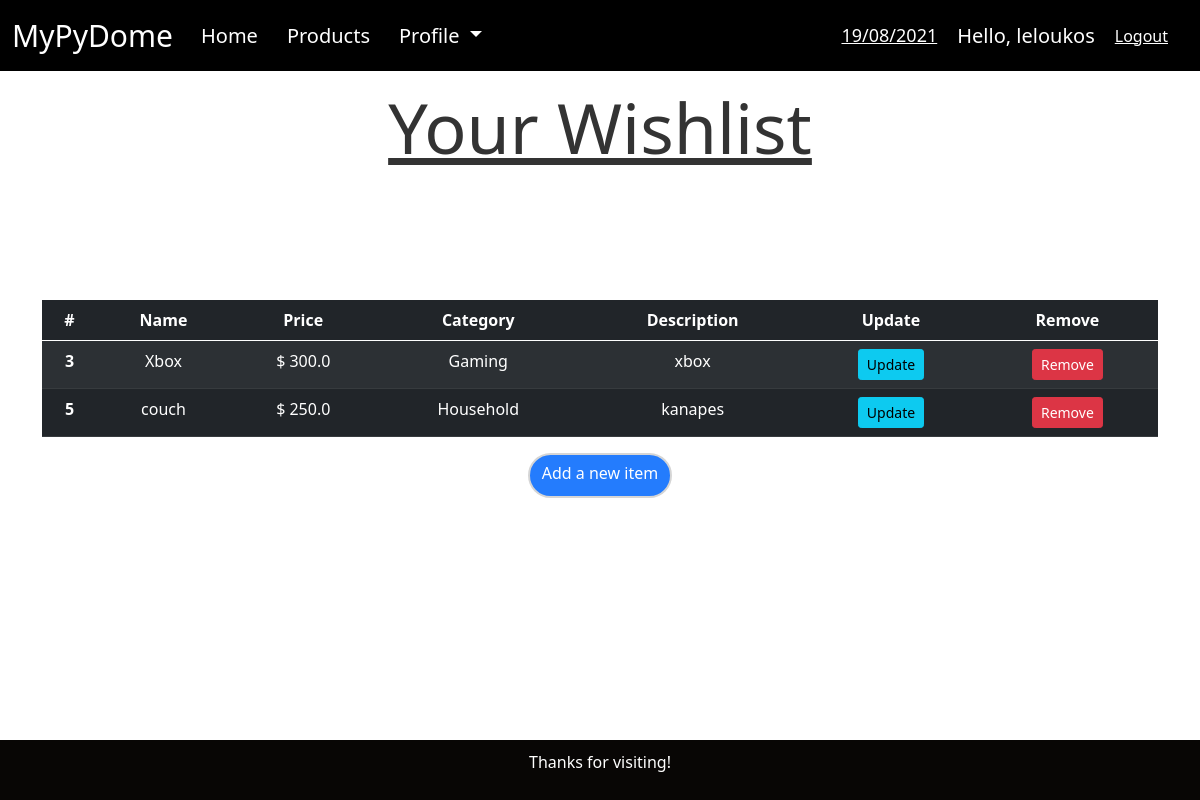
The app's page /products/wishlist/ (signed in) with its own data.
### products/models.py (models this page shows, shortened)
class Wishlist(models.Model):
    CATEGORY = (
        ('Groceries', 'Groceries'),
        ('Food', 'Food'),
        ('Household', 'Household'),
        ('Appliances', 'Appliances'),
        ('Electronics', 'Electronics'),
        ('Gaming', 'Gaming'),
        ('Computer Parts', 'Computer Parts'),
    )
    name = models.CharField(max_length=200, null=True)
    price = models.FloatField(null=True)
    category = models.CharField(max_length=200, null=True, choices=CATEGORY)
    description = models.CharField(max_length=200, null=True)
    date_created = models.DateTimeField(auto_now_add=True, null=True)
    creator = models.ForeignKey(settings.AUTH_USER_MODEL, null=True, on_delete=models.SET_NULL)

### products/views.py (the view)
# urls.py: path('wishlist/', views.wishlist_index, name='wishlist'),
@login_required(login_url='accounts')     #an den exw kane login de mporw na mpw
def wishlist_index(request):                #
    wishlist = Wishlist.objects.all()
    return render(request, 'wishlist.html', {'wishlist': wishlist})

### products/templates/wishlist.html
{% extends 'base.html' %}
{% block content %}
<H1 align="center" style="font-size: 70px; color:rgb(51, 51, 51); text-decoration: underline;">
    Your Wishlist
  </H1>
  <H2>&nbsp;
    <br> &nbsp;
    <br> &nbsp;
  </H2>
<table style='text-align: center;' class="table table-dark table-striped">
    <thead>
        <tr>
          <th scope="col">#</th>
          <th scope="col">Name</th>
          <th scope="col">Price</th>
          <th scope="col">Category</th>
          <th scope="col">Description</th>
          <th scope="col">Update</th>
          <th scope="col">Remove</th>
        </tr>
      </thead>
      <tbody>
        {% for item in wishlist %}
        {% if request.user.id == item.creator_id  %}
        <tr>
          <th scope="row">{{ item.id }}</th>
            <td>{{ item.name }}</td>
            <td>$ {{ item.price }}</td>
            <td>{{ item.category }}</td>
            <td>{{ item.description }}</td>
            <td>
              <a class="btn btn-sm btn-info" href="{% url 'update_item' item.id %}">Update</a>
            </td>
            <td>
              <a class="btn btn-sm btn-danger" href="">Remove</a>
            </td>
        </tr>
        {% endif %}
        {% endfor %}
      </tbody>
</table>
<div align="center">
  <a style ="height: 45px; opacity:0.9; border-radius: 25px; border: 2px solid #d1d1d1;" href="/products/new_item" class="btn btn-primary" type="button">Add a new item</a>
</div>
{% endblock %}

### templates/navbar.html (shortened to what this page needs)
<nav class="navbar navbar-expand-lg navbar-dark bg-black" >
    <div class="container-fluid">
      <a style="font-size: 30px; margin-right: 20px; color:white" class="navbar-brand" href="/../home">MyPyDome</a>
      <div class="collapse navbar-collapse" id="navbarSupportedContent">
        <ul class="navbar-nav me-auto mb-2 mb-lg-0">
          <li class="nav-item">
            <a style="font-size: 20px; margin-right: 13px; color:white" class="nav-link active" aria-current="page" href="/../home">Home</a>
          </li>
          {% if request.user.is_staff == 1  %}
          <li class="nav-item">
            <a style="font-size: 20px; margin-right: 13px; color:white" class="nav-link" href="/products/">Products</a>
          </li>
          {% endif %}
          <li class="nav-item dropdown">
            <a style="font-size: 20px; margin-right: 13px; color:white" class="nav-link dropdown-toggle" href="#" id="navbarDropdown" role="button" data-bs-toggle="dropdown" aria-expanded="false">
              Profile
            </a>
          </li>
        </ul>
        <span style="text-decoration:underline; font-size: 18px; margin-right: 20px; color:white" id="datetime"></span>
        <span style="font-size: 20px; margin-right: 20px; color:white">Hello, {{request.user}}</span>
        <span><a style="margin-right: 20px; color:white" href="/accounts/logout">Logout</a></span>
      </div>
    </div>
  </nav>

### records on screen
Wishlist: id "3", name "Xbox", price "300.0", category "Gaming", description "xbox"
Wishlist: id "5", name "couch", price "250.0", category "Household", description "kanapes"

### other values on screen
{{ request.user }} "leloukos"
